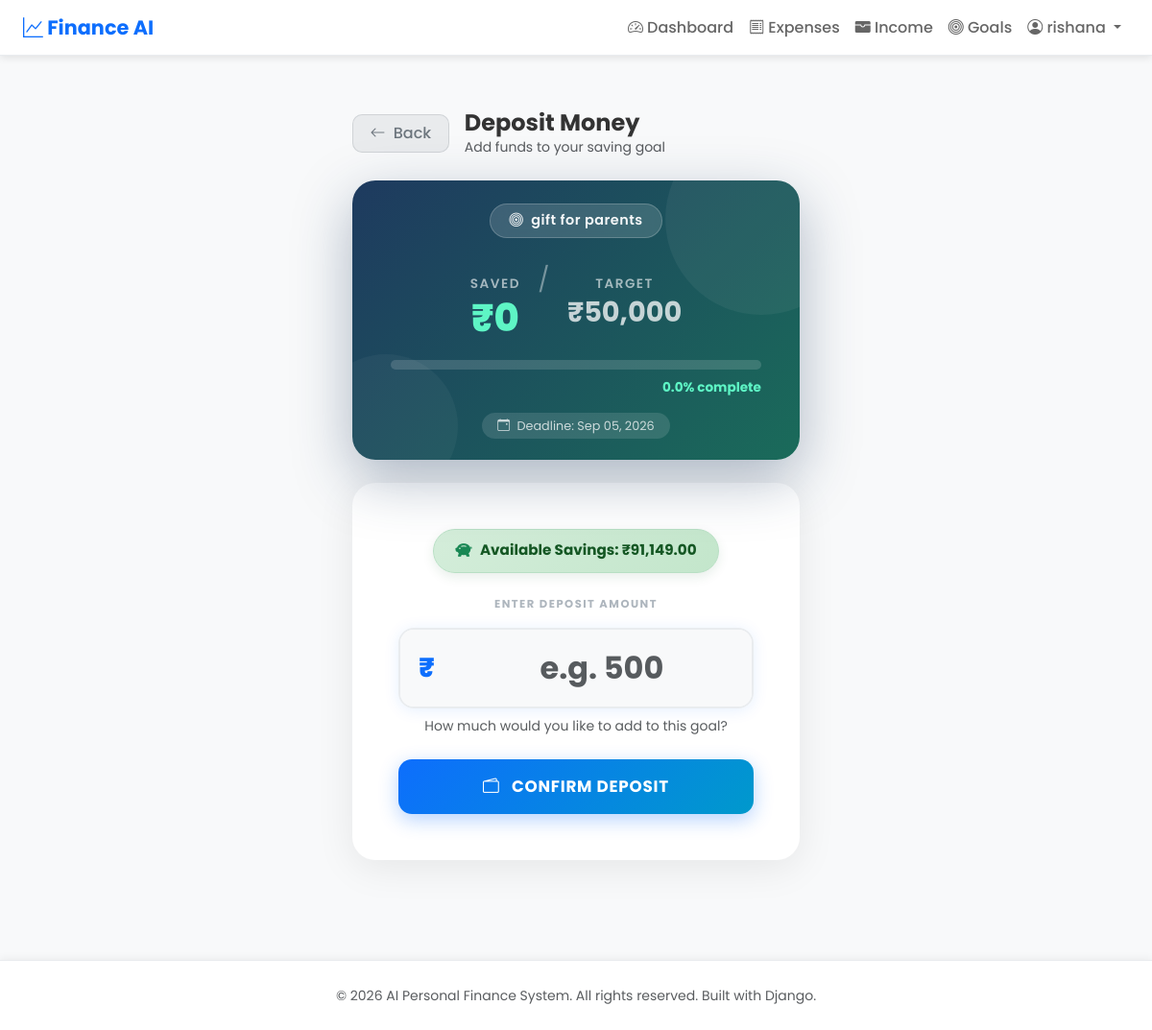
Screenshot of /saving-goals/deposit/3/ (signed in) with the database file from the repository.
### expenses/models.py (models this page shows, shortened)
class SavingGoal(models.Model):
    user = models.ForeignKey(User, on_delete=models.CASCADE, related_name='saving_goals')
    title = models.CharField(max_length=100)
    target_amount = models.DecimalField(
        max_digits=12,
        decimal_places=2,
        validators=[MinValueValidator(Decimal('0.01'))]
    )
    saved_amount = models.DecimalField(
        max_digits=12,
        decimal_places=2,
        default=Decimal('0.00'),
        validators=[MinValueValidator(Decimal('0.00'))]
    )
    deadline = models.DateField(null=True, blank=True)
    created_at = models.DateTimeField(auto_now_add=True)
    class Meta:
        ordering = ['-deadline', '-created_at']
    @property
    def progress(self):
        if self.target_amount > 0:
            return round((self.saved_amount / self.target_amount) * 100, 1)
        return 0.0

### expenses/views.py (the view)
# urls.py: path('saving-goals/deposit/<int:pk>/', views.deposit_saving_goal, name='deposit_saving_goal'),
@login_required
@user_passes_test(is_regular_user, redirect_field_name=None)
def deposit_saving_goal(request, pk: int):
	if request.user.is_staff or request.user.is_superuser:
		return redirect('admin_dashboard')
	goal = get_object_or_404(SavingGoal, pk=pk, user=request.user)
	user_expenses = Expense.objects.filter(user=request.user).aggregate(total=Sum('amount'))['total'] or Decimal('0.00')
	user_incomes = Income.objects.filter(user=request.user).aggregate(total=Sum('amount'))['total'] or Decimal('0.00')
	available_savings = user_incomes - user_expenses
	if request.method == 'POST':
		form = DepositForm(request.POST)
		if form.is_valid():
			deposit_amount = Decimal(str(form.cleaned_data['amount']))
			if deposit_amount > available_savings:
				messages.error(request, f'Insufficient savings! You only have ₹{available_savings:.2f} available to deposit.')
			else:
				goal.saved_amount += deposit_amount
				goal.save()
				Expense.objects.create(
					user=request.user,
					category='Others',
					amount=deposit_amount,
					description=f"Transferred to Saving Goal: {goal.title}"
				)
				messages.success(request, f'Successfully deposited ₹{deposit_amount} to {goal.title}!')
				return redirect('dashboard')
		else:
			messages.error(request, 'Please correct the errors below.')
	else:
		form = DepositForm()
	return render(request, 'deposit_saving_goal.html', {
		'form': form,
		'goal': goal,
		'available_savings': available_savings
	})

### expenses/forms.py
class DepositForm(forms.Form):
    amount = forms.DecimalField(
        max_digits=12,
        decimal_places=2,
        min_value=0.01,
        widget=forms.NumberInput(attrs={
            "class": "form-control form-control-lg",
            "step": "0.01",
            "placeholder": "e.g. 500",
            "min": "0.01",
            "autofocus": True,
        }),
        label=""
    )

### expenses/views.py (called while the page is built)
def is_regular_user(user):
	return not (user.is_staff or user.is_superuser)

### expenses/templates/deposit_saving_goal.html (shortened to what this page needs)
{% extends 'base.html' %}
{% load humanize %}
{% block content %}
<div class="deposit-page">
    <div class="row justify-content-center">
        <div class="col-md-8 col-lg-6 col-xl-5">
            <div class="d-flex align-items-center mb-4 gap-3">
                <a href="{% url 'dashboard' %}" class="btn btn-back">
                    <i class="bi bi-arrow-left me-1"></i> Back
                </a>
                <div>
                    <h1 class="h4 fw-bold mb-0">Deposit Money</h1>
                    <p class="text-muted small mb-0">Add funds to your saving goal</p>
                </div>
            </div>
            <div class="goal-summary-card p-4 mb-4 text-center">
                <div class="goal-title-badge">
                    <i class="bi bi-bullseye"></i>
                    {{ goal.title }}
                </div>
                <div class="amount-display">
                    <div class="d-flex flex-column align-items-center me-2">
                        <span class="amount-label mb-1">Saved</span>
                        <span class="amount-saved">₹{{ goal.saved_amount|default:0|floatformat:0|intcomma }}</span>
                    </div>
                    <span class="amount-divider">/</span>
                    <div class="d-flex flex-column align-items-center ms-2">
                        <span class="amount-label mb-1">Target</span>
                        <span class="amount-target">₹{{ goal.target_amount|default:0|floatformat:0|intcomma }}</span>
                    </div>
                </div>
                <div class="goal-progress-wrap">
                    <div class="goal-progress-bar-bg">
                    </div>
                    <div class="progress-pct {% if goal.progress >= 100 %}complete{% endif %}">
                        {{ goal.progress }}% complete
                    </div>
                </div>
                {% if goal.deadline %}
                <div class="mt-3">
                    <span
                        style="background: rgba(255,255,255,0.12); border-radius: 50px; padding: 0.3rem 1rem; font-size: 0.8rem; color: rgba(255,255,255,0.75);">
                        <i class="bi bi-calendar-event me-1"></i> Deadline: {{ goal.deadline|date:"M d, Y" }}
                    </span>
                </div>
                {% endif %}
            </div>
            <div class="deposit-form-card p-4 p-md-5">
                <div class="text-center mb-4">
                    <div class="savings-badge">
                        <i class="bi bi-piggy-bank-fill text-success"></i>
                        Available Savings: ₹{{ available_savings|default:0|floatformat:2|intcomma }}
                    </div>
                </div>
                <form method="post" novalidate>
                    <div class="mb-4 text-center">
                        <p class="section-label">Enter Deposit Amount</p>
                        <div class="input-group input-group-lg amount-input-group mx-auto" style="max-width: 380px;">
                            <span class="input-group-text">₹</span>
                            {{ form.amount }}
                        </div>
                        <p class="text-muted small mt-2 mb-0">How much would you like to add to this goal?</p>
                    </div>
                    <div class="d-grid mt-4">
                        <button type="submit" class="btn btn-deposit">
                            <i class="bi bi-wallet2 me-2"></i> Confirm Deposit
                        </button>
                    </div>
                </form>
            </div>
        </div>
    </div>
</div>
{% endblock %}

### expenses/templates/base.html (shortened to what this page needs)
<!DOCTYPE html>
<html lang="en">
<head>
  <link href="https://cdn.jsdelivr.net/npm/bootstrap@5.3.3/dist/css/bootstrap.min.css" rel="stylesheet" />
  <link href="https://cdn.jsdelivr.net/npm/bootstrap-icons@1.11.1/font/bootstrap-icons.css" rel="stylesheet" />
</head>
<body>
  <nav class="navbar navbar-expand-lg sticky-top">
    <div class="container-fluid ps-4 pe-4">
      <a class="navbar-brand" href="/"><i class="bi bi-graph-up"></i> Finance AI</a>
      <div class="collapse navbar-collapse" id="navbarNav">
        <ul class="navbar-nav ms-auto">
          {% if user.is_authenticated %}
          {% if user.is_staff and user.is_superuser %}
          <li class="nav-item"><a class="nav-link active" href="/admin-panel/"><i class="bi bi-shield-lock"></i> Admin
              Dashboard</a></li>
          <li class="nav-item"><a class="nav-link" href="/admin-panel/users/"><i class="bi bi-people"></i> Manage
              Users</a></li>
          <li class="nav-item"><a class="nav-link" href="/admin-panel/reports/"><i class="bi bi-file-earmark-pdf"></i>
              Reports</a></li>
          {% else %}
          <li class="nav-item"><a class="nav-link" href="/"><i class="bi bi-speedometer2"></i> Dashboard</a></li>
          <li class="nav-item"><a class="nav-link" href="/expenses/"><i class="bi bi-receipt"></i> Expenses</a></li>
          <li class="nav-item"><a class="nav-link" href="/income/"><i class="bi bi-wallet-fill"></i> Income</a></li>
          <li class="nav-item"><a class="nav-link" href="/saving-goals/"><i class="bi bi-bullseye"></i> Goals</a></li>
          {% endif %}
          <li class="nav-item dropdown">
            <a class="nav-link dropdown-toggle" href="#" role="button" data-bs-toggle="dropdown" aria-expanded="false">
              <i class="bi bi-person-circle"></i> {{ user.username }}
            </a>
          </li>
          {% else %}
          <li class="nav-item"><a class="nav-link" href="/login/"><i class="bi bi-box-arrow-in-right"></i> Login</a>
          </li>
          <li class="nav-item"><a class="btn btn-primary btn-sm ms-2" href="/register/">Sign Up</a></li>
          {% endif %}
        </ul>
      </div>
    </div>
  </nav>
  <main class="container-fluid ps-4 pe-4 py-4">
    {% block content %}{% endblock %}
  </main>
  <footer class="mt-5 py-4 text-center text-muted">
    <p class="mb-0"><small>&copy; 2026 AI Personal Finance System. All rights reserved. Built with Django.</small></p>
  </footer>
</body>
</html>

### expenses/templates/base.html (style rules this page uses)
:root { --bs-primary: #0d6efd; --bs-success: #198754; --bs-light: #f8f9fa; --color-shadow: 0 2px 8px rgba(0, 0, 0, 0.1); }
body { font-family: 'Poppins', sans-serif; background-color: #f8f9fa; color: #333; }
.navbar { background: white; box-shadow: var(--color-shadow); border-bottom: 1px solid #e9ecef; }
.navbar-brand { font-weight: 700; font-size: 1.3rem; color: #0d6efd !important; }
.nav-link { color: #666 !important; font-weight: 500; transition: color 0.2s; }
main { min-height: 85vh; }
footer { background-color: white; border-top: 1px solid #e9ecef; box-shadow: 0 -2px 8px rgba(0, 0, 0, 0.05); }

### expenses/templates/deposit_saving_goal.html (style rules this page uses)
.deposit-page { min-height: 80vh; padding: 2rem 0; }
.goal-summary-card { background: linear-gradient(135deg, #1e3a5f 0%, #1a6b5a 100%); border: none; border-radius: 24px; color: #fff; box-shadow: 0 20px 60px rgba(30, 58, 95, 0.35); overflow: hidden; position: relative; }
.goal-summary-card::before { content: ''; position: absolute; top: -60px; right: -60px; width: 200px; height: 200px; background: rgba(255, 255, 255, 0.05); border-radius: 50%; }
.goal-summary-card::after { content: ''; position: absolute; bottom: -40px; left: -40px; width: 150px; height: 150px; background: rgba(255, 255, 255, 0.04); border-radius: 50%; }
.goal-title-badge { display: inline-flex; align-items: center; gap: 0.5rem; background: rgba(255, 255, 255, 0.15); backdrop-filter: blur(8px); border: 1px solid rgba(255, 255, 255, 0.2); border-radius: 50px; padding: 0.4rem 1.2rem; font-size: 0.9rem; font-weight: 600; color: rgba(255, 255, 255, 0.95); letter-spacing: 0.5px; margin-bottom: 1.5rem; }
.amount-display { display: flex; align-items: baseline; justify-content: center; gap: 0.4rem; margin-bottom: 1.5rem; flex-wrap: wrap; }
.amount-label { font-size: 0.85rem; text-transform: uppercase; letter-spacing: 1.5px; color: rgba(255, 255, 255, 0.6); font-weight: 600; }
.amount-saved { font-size: 2.5rem; font-weight: 800; color: #5ef5c5; line-height: 1; }
.amount-divider { font-size: 1.6rem; color: rgba(255, 255, 255, 0.4); margin: 0 0.25rem; }
.amount-target { font-size: 1.8rem; font-weight: 700; color: rgba(255, 255, 255, 0.75); line-height: 1; }
.goal-progress-wrap { padding: 0 1rem; }
.goal-progress-bar-bg { background: rgba(255, 255, 255, 0.15); border-radius: 50px; height: 10px; overflow: hidden; margin-bottom: 0.6rem; }
.progress-pct { font-size: 0.85rem; font-weight: 700; color: #5ef5c5; text-align: right; }
.deposit-form-card { background: #fff; border: none; border-radius: 24px; box-shadow: 0 8px 40px rgba(0, 0, 0, 0.08); overflow: hidden; }
.savings-badge { display: inline-flex; align-items: center; gap: 0.5rem; background: linear-gradient(135deg, #d4edda, #c3e6cb); border: 1px solid #b8dfc4; color: #155724; border-radius: 50px; padding: 0.55rem 1.4rem; font-weight: 700; font-size: 0.95rem; box-shadow: 0 4px 12px rgba(21, 87, 36, 0.1); }
.savings-badge i { font-size: 1.1rem; }
.amount-input-group { border-radius: 16px; overflow: hidden; box-shadow: 0 2px 16px rgba(13, 110, 253, 0.1); border: 2px solid #e9ecef; transition: border-color 0.3s ease, box-shadow 0.3s ease; }
.amount-input-group .input-group-text { background: #f8f9fa; border: none; font-size: 1.75rem; font-weight: 800; color: #0d6efd; padding: 0 1.2rem; }
.amount-input-group .form-control { border: none; font-size: 2rem; font-weight: 700; color: #212529; background: #f8f9fa; text-align: center; padding: 1rem 1.5rem; box-shadow: none !important; }
.btn-deposit { background: linear-gradient(135deg, #0d6efd, #0099cc); border: none; color: #fff; font-weight: 700; font-size: 1.05rem; letter-spacing: 0.75px; text-transform: uppercase; padding: 1rem 2rem; border-radius: 14px; transition: all 0.3s ease; box-shadow: 0 6px 20px rgba(13, 110, 253, 0.3); }
.btn-back { background: rgba(108, 117, 125, 0.1); border: 1px solid rgba(108, 117, 125, 0.2); color: #6c757d; border-radius: 10px; font-weight: 500; padding: 0.45rem 1.1rem; transition: all 0.2s ease; }
.section-label { font-size: 0.72rem; font-weight: 700; text-transform: uppercase; letter-spacing: 1.5px; color: #adb5bd; margin-bottom: 1rem; }
input[type=number] { -moz-appearance: textfield; appearance: textfield; }

### rows the page displays
SavingGoal: title "gift for parents", saved_amount "0", target_amount "50,000", progress "0.0", deadline "Sep 05, 2026"

### other values shown
{{ user.username }} "rishana"
{{ available_savings|default:0|floatformat:2|intcomma }} "91,149.00"
